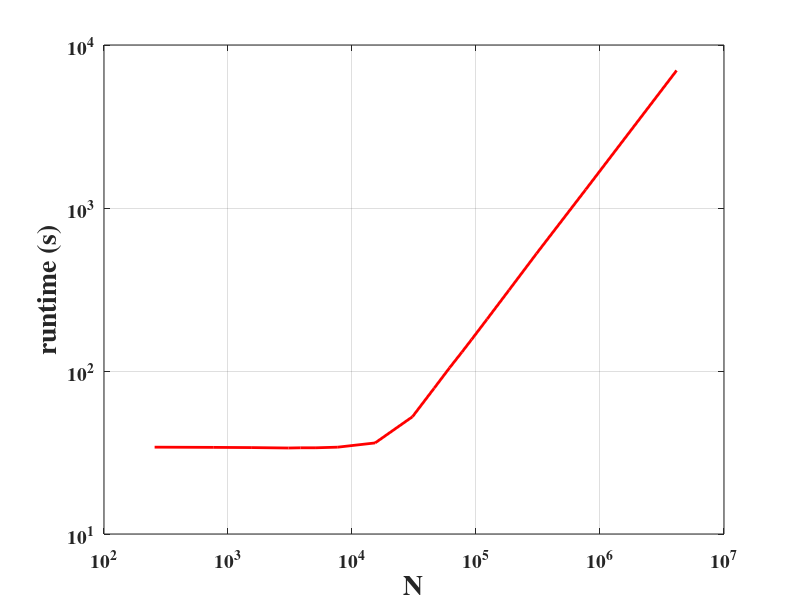

Source code (MATLAB):
function KellerMiksisPerformanceComparison_GPU_MPGOS

MPGOS_REG.x = [256 768 1536 3072 3840 5120 7680 15360 30720 46080 61440 76800 92160 122880 184320 307200 768000 4147200];
% MPGOS_REG.y = [32.1 32.0 31.9 31.7 31.8 31.8 32.1 34.0 49.2 73.8 98.6 122.5 146.6 195.4 294.1 493.2 1221.5 6557.4];
MPGOS_REG.z = [34.1 34.0 33.9 33.7 33.8 33.8 34.1 36.2 52.4 78.6 105.0 130.3 156.0 208.1 313.1 524.7 1299.4 6977.5];

fig=figure(1); hold on;
% p1=plot(MPGOS_REG.x,MPGOS_REG.y);
p2=plot(MPGOS_REG.x,MPGOS_REG.z);

set(gca,'XScale','log','YScale','log','XLim',[1e2 1e7],'YLim',[1e1 1e4],'XGrid','on','YGrid','on','Box','on','FontSize',14,'FontWeight','bold','FontName','Times');
% set(p1,'Color',[1 0 0], 'LineStyle','-','LineWidth',2,'DisplayName','GPU, MPGOS, Titan Black (1707 GFLOPS)');
set(p2,'Color',[1 0 0], 'LineStyle','-','LineWidth',2,'DisplayName','GPU, MPGOS, Titan Black (1707 GFLOPS)');

xlabel('N','FontSize',20,'FontWeight','bold','FontName','Times');
ylabel('runtime (s)','FontSize',20,'FontWeight','bold','FontName','Times');